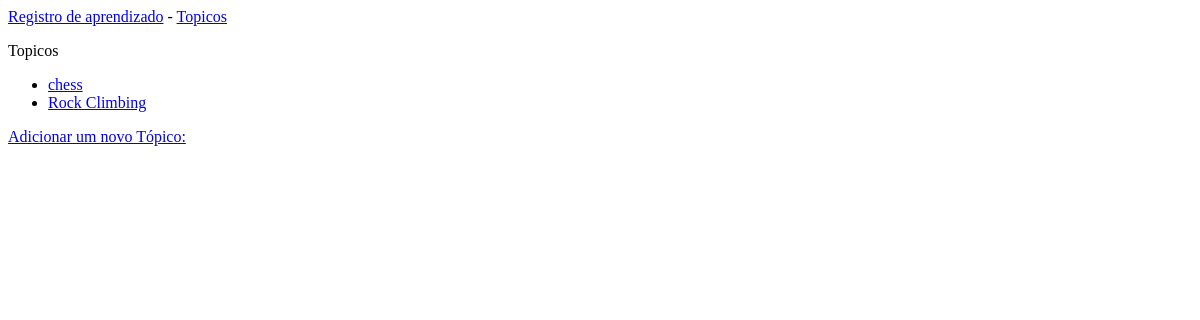
Before: /topics/ with the older database file.
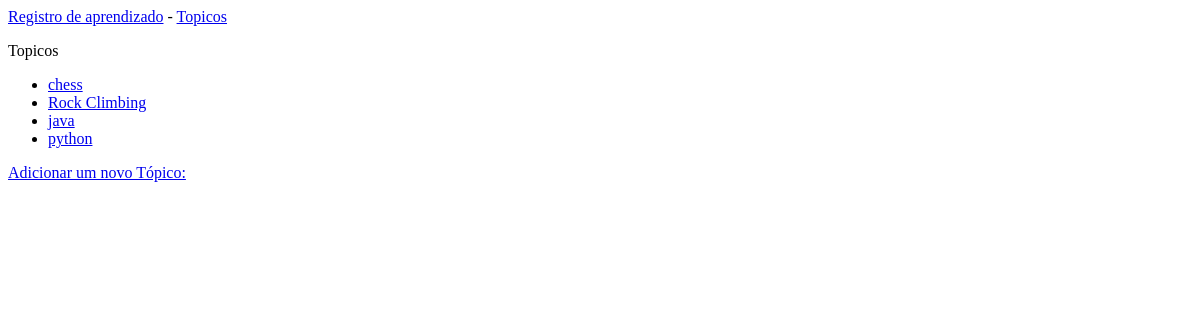
After: the same page with the newer database file.
### learning_logs/models.py (models this page shows)
class Topic(models.Model):
    text = models.CharField(max_length=200)
    data_added = models.DateTimeField(auto_now_add=True)
    def __str__(self):
        return self.text

### learning_logs/views.py (the view)
# urls.py: path('topics/', views.topics, name='topics'),
def topics(request):
    topics = Topic.objects.order_by('data_added')
    context = {'topics': topics}
    return render(request, 'learning_logs/topics.html', context)

### learning_logs/templates/learning_logs/topics.html
{% extends "learning_logs/base.html"%}
{% block content %}
<p>Topicos</p>
<ul>
    {% for topic in topics %}
       <li>
         <a href="{% url 'learning_logs:topic' topic.id %}">{{ topic }}</a>
      </li>
    {% empty %}
       <li>Nenhum tópico foi adicionado ainda.</li>
    {% endfor %}
</ul>
<a href="{% url 'learning_logs:new_topic' %}">Adicionar um novo Tópico:</a>
{% endblock content %}

### learning_logs/templates/learning_logs/base.html
<p>
    <a href="{% url 'learning_logs:index' %}">Registro de aprendizado</a> -
    <a href="{% url 'learning_logs:topics' %}">Topicos</a>
</p>
{% block content %}{% endblock content %}

Changed rows visible on the page:
added Topic: text "java"
added Topic: text "python"
